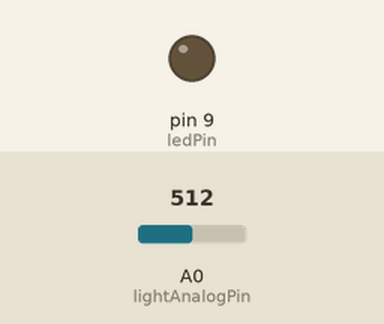
A sketch run on a simulated Arduino Uno, built with avr-gcc and run on an emulated ATmega328P. Parts: output pins drawn as LEDs (lit = HIGH). Inputs (shaded band) come from the test bench; at power-on: A0 (lightAnalogPin) = 512.

Above: at 1.2 s.
1.3 s: A0 (lightAnalogPin) set to 212
2.8 s: A0 (lightAnalogPin) set to 193
At 3.3 s:
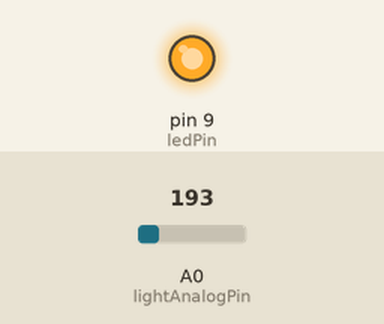
4.3 s: A0 (lightAnalogPin) set to 490
5.8 s: A0 (lightAnalogPin) set to 508
At 6.8 s:
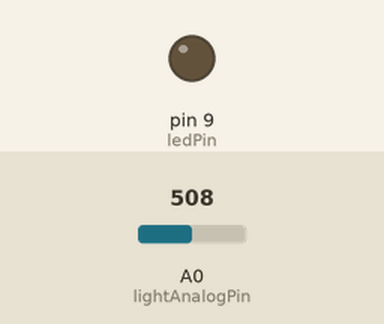
7.3 s: A0 (lightAnalogPin) set to 190
At 7.9 s:
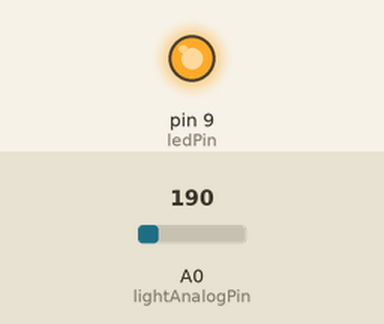
Timing chart, 0 to 9.8 s (numbered marks = the images above; inputs shaded):
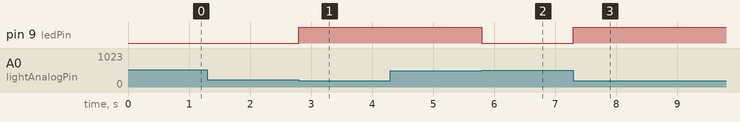

The sketch:

06-2-1_Analog_Light_Detect.ino
```cpp
/*
 * Set LED ON if too dark and Set LED OFF if too bright
*/
#define BRIGHT_THRESHOLD  500
#define DARK_THRESHOLD  200

// constants won't change. They're used here to set pin numbers:
const int lightAnalogPin = A0;
const int ledPin =  9;      // the number of the LED pin
int lightAnalogValue;

void setup() {
  // initialize the LED pin as an output:
  pinMode(ledPin, OUTPUT);
}

void loop() {
    lightAnalogValue = analogRead(lightAnalogPin);
    if(lightAnalogValue > BRIGHT_THRESHOLD)
      digitalWrite(ledPin, LOW);
    else if (lightAnalogValue < DARK_THRESHOLD)
      digitalWrite(ledPin, HIGH);
}
```

Measured:
- the behaviour switches between 200 and 199 on A0 (lightAnalogPin) (found by bisection; images 0 and 1)
- the behaviour switches between 500 and 501 on A0 (lightAnalogPin) (found by bisection; images 1 and 2)
- after the input at 1.3 s, every drawn part: stays the same
- after the input at 2.8 s, pin 9 (ledPin): LOW → HIGH at once
- after the input at 4.3 s, every drawn part: stays the same
- after the input at 5.8 s, pin 9 (ledPin): HIGH → LOW at once
- after the input at 7.3 s, pin 9 (ledPin): LOW → HIGH at once
